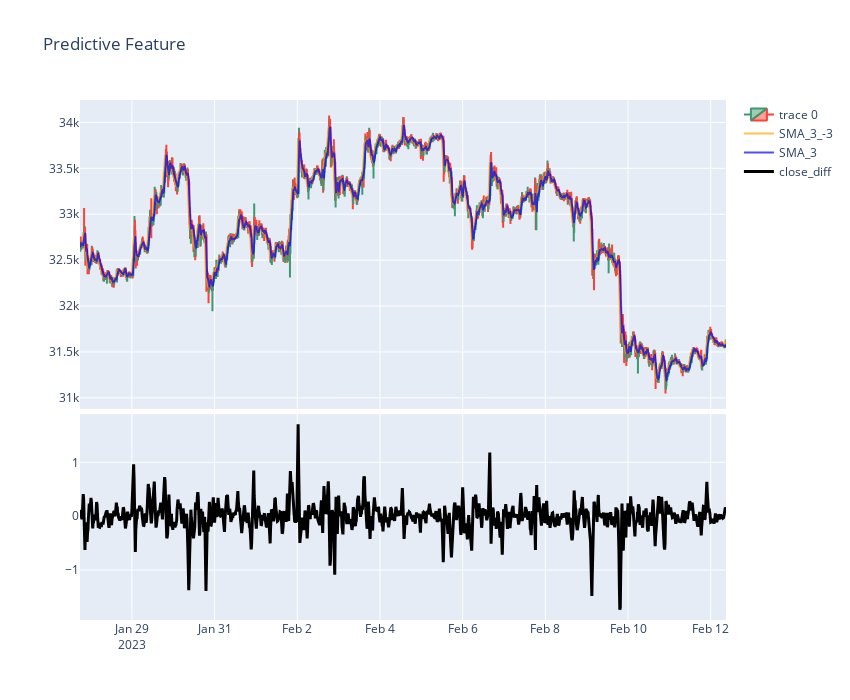

Notebook cell for this chart:
### Code cell
# Check predictive feature is useful
fig = make_subplots(rows=2, cols=1, shared_xaxes=True, vertical_spacing = 0.01, row_heights=[0.6, 0.4])

bars = 1500 
# CANDLE STICK CHART
fig.add_trace(go.Candlestick(x=btc.data['closetime'][-bars:],
                open=btc.data['open'][-bars:],
                high=btc.data['high'][-bars:],
                low=btc.data['low'][-bars:],
                close=btc.data['close'][-bars:]), row=1, col=1)

fig.add_trace(go.Scatter(x=btc.data['closetime'][-bars:],
                         y=btc.data["shift"][-bars:],
                         opacity=0.7,
                         line=dict(color='orange', width=2),
                         name=f'SMA_{pred_sma}_{shift}'), row=1, col=1)

fig.add_trace(go.Scatter(x=btc.data['closetime'][-bars:],
                         y=btc.data[f'SMA_{pred_sma}'][-bars:],
                         opacity=0.7,
                         line=dict(color='blue', width=2),
                         name=f'SMA_{pred_sma}'), row=1, col=1)

fig.add_trace(go.Scatter(x=btc.data['closetime'][-bars:], y=btc.data['close_diff'][-bars:],
                    mode='lines',
                    name='close_diff',
                    line=dict(color='black',width=3)), row=2, col=1)
                    


fig.update_layout(xaxis_rangeslider_visible=False)
fig.update_layout(height=700, width=850, title_text="Predictive Feature")
fig.show()


print(eth.data.columns)

### Figure 1 — Plotly figure (JSON) as saved in the notebook; plotly's stock layout.template omitted (floating-point values rounded to 4 significant figures; data arrays with more than 128 entries replaced by an {"elided": "..."} marker saying what was removed)
{"data": [{"close": {"elided": "1500 float values"}, "high": {"elided": "1500 float values"}, "low": {"elided": "1500 float values"}, "open": {"elided": "1500 float values"}, "type": "candlestick", "x": {"elided": "1500 str values"}, "xaxis": "x", "yaxis": "y"}, {"line": {"color": "orange", "width": 2}, "name": "SMA_3_-3", "opacity": 0.7, "type": "scatter", "x": {"elided": "1500 str values"}, "xaxis": "x", "y": {"elided": "1500 float values"}, "yaxis": "y"}, {"line": {"color": "blue", "width": 2}, "name": "SMA_3", "opacity": 0.7, "type": "scatter", "x": {"elided": "1500 str values"}, "xaxis": "x", "y": {"elided": "1500 float values"}, "yaxis": "y"}, {"line": {"color": "black", "width": 3}, "mode": "lines", "name": "close_diff", "type": "scatter", "x": {"elided": "1500 str values"}, "xaxis": "x2", "y": {"elided": "1500 float values"}, "yaxis": "y2"}], "layout": {"height": 700, "title": {"text": "Predictive Feature"}, "width": 850, "xaxis": {"anchor": "y", "domain": [0, 1], "matches": "x2", "rangeslider": {"visible": false}, "showticklabels": false}, "xaxis2": {"anchor": "y2", "domain": [0, 1]}, "yaxis": {"anchor": "x", "domain": [0.406, 1]}, "yaxis2": {"anchor": "x2", "domain": [0, 0.396]}}}
